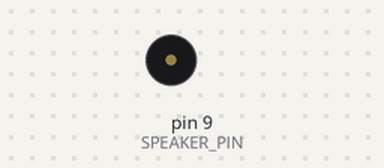
This program was run on a simulated Arduino Mega 2560, built with avr-gcc and run on an emulated ATmega2560. Parts: buzzer (waves = sounding).

Above: at 1.2 s.
At 3.86 s:
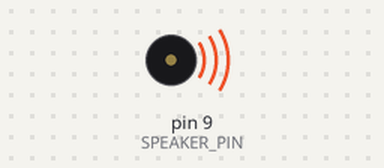
Timing chart, 0 to 4.2 s (numbered marks = the images above):
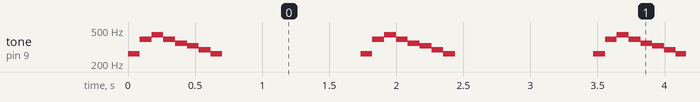

Measured:
- by itself, tone on pin 9 (SPEAKER_PIN): repeats every 1.7 s: 392 Hz 0.09 s, 440 Hz 0.09 s, 392 Hz 0.09 s, 349 Hz 0.09 s, 329 Hz 0.09 s, 294 Hz 0.09 s, 262 Hz 0.09 s, silent 1.0 s, 262 Hz 0.09 s

The program:

main.cpp
```cpp
//**************************************************************//
//  Name    : Play a song
//  Author  : Jose Luis Figueroa
//  Date    : 24 March, 2021
//  Board   : Arduino Mega
//  Version : 1.0
//  Notes   : Play twinkle twinkle little star song
//**************************************************************//
#include <Arduino.h>

//Pins
const uint8_t SPEAKER_PIN = 9;

//Variables (song parameters)
const uint8_t song_length = 14;
uint16_t song_freqs[] = {262, 262, 392, 392, 440, 440, 392, 349,
349, 329, 329, 294, 294, 262};
uint8_t song_beat[] = {1, 1, 1, 1, 1, 1, 2, 1, 1, 1, 1, 1, 1, 2};
uint16_t song_tempo = 300;

void setup() {
  pinMode(SPEAKER_PIN, OUTPUT);
}

void loop() {
  //Play each note
  for(uint8_t i=0; i<song_length; i++)
  {
    uint8_t duration = song_beat[i] * song_tempo;
    if(song_freqs[i]==0)
    {
      delay(duration);
    }else
    {
      tone(SPEAKER_PIN, song_freqs[i], duration);
      delay(duration);
    }
  }
  delay(song_tempo/10);
  delay(1000);
}
```
